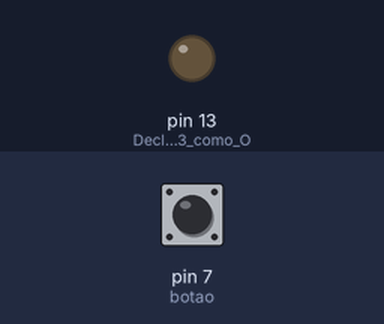
Simulated run of this sketch. Board: Arduino Uno, built with avr-gcc and run on an emulated ATmega328P. Parts: output pins drawn as LEDs (lit = HIGH). The test bench sets the inputs (shaded band); at power-on: pin 7 (botao) HIGH.

Above: at 1.2 s.
1.3 s: pin 7 (botao) pulled LOW for 0.15 s
At 1.37 s:
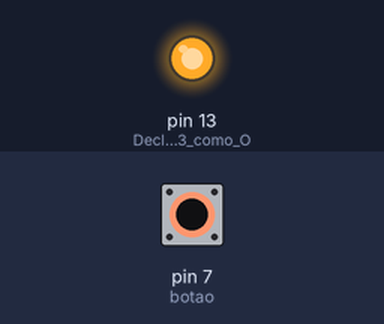
2.9 s: pin 7 (botao) pulled LOW for 3.2 s
At 6.4 s:
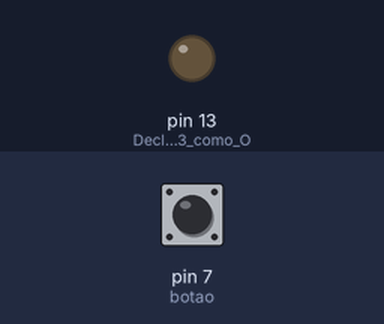
Timing chart, 0 to 7.9 s (numbered marks = the images above; inputs shaded):
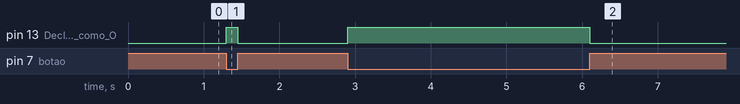

The sketch:

Botao.ino
```cpp
int botao = 7, led = 13;

void setup() {
  pinMode(13, OUTPUT);        // Declara a porta 13 como OUTPUT
  pinMode(7, INPUT_PULLUP);   // Declara a porta 7 como INPUT
}

void loop() {
  if(digitalRead(botao) == HIGH)
  {
    digitalWrite(13, LOW);   // Desligar o LED
  }
  else
  {
    digitalWrite(13, HIGH);  // Ligar o LED
  }
}
```

Measured:
- after the input at 1.3 s, pin 13 (Declara_a_porta_13_como_O): LOW → HIGH at once, → LOW 0.15 s later
- after the input at 2.9 s, pin 13 (Declara_a_porta_13_como_O): LOW → HIGH at once, → LOW 3.2 s later
